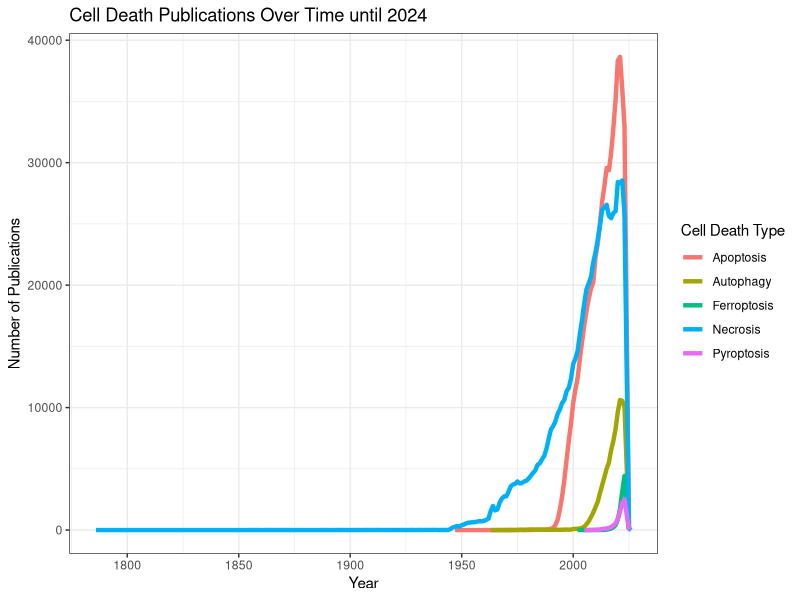
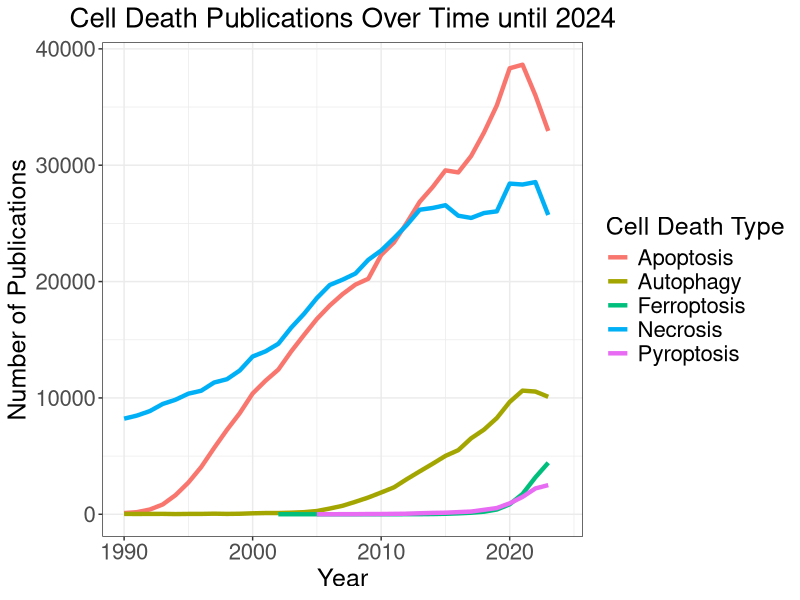
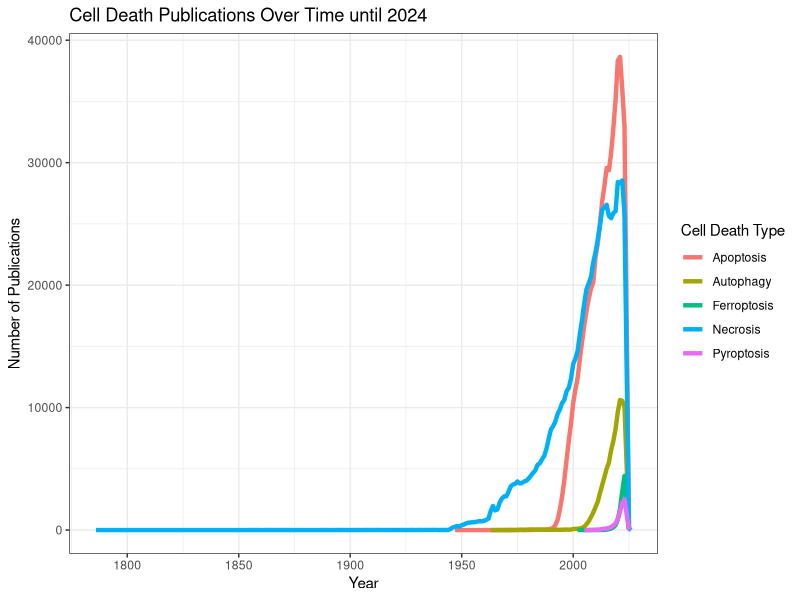
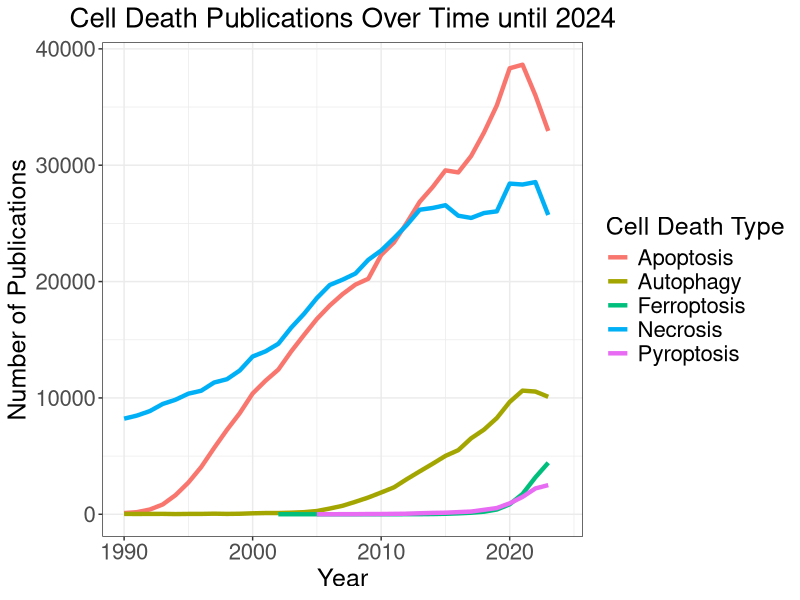

The R source for these figures, in order:
library(ggplot2)

apoptosis <- read.csv("../data/apoptosis_results.csv", header = TRUE, sep = ",")
pyroptosis <- read.csv("../data/pyroptosis_results.csv", header = TRUE, sep = ",")
necrosis <- read.csv("../data/necrosis_results.csv", header = TRUE, sep = ",")
ferroptosis <- read.csv("../data/ferroptosis_results.csv", header = TRUE, sep = ",")
autophagy <- read.csv("../data/autophagy_results.csv", header = TRUE, sep = ",")

apoptosis$label <- "Apoptosis"
pyroptosis$label <- "Pyroptosis"
necrosis$label <- "Necrosis"
ferroptosis$label <- "Ferroptosis"
autophagy$label <- "Autophagy"

# create output directory
outdir <- file.path("..","figures")

# create output directory if it doesn't exist
if(!dir.exists(outdir)) dir.create(outdir)

# remove the first row of each data frame
apoptosis <- apoptosis[-1,]
pyroptosis <- pyroptosis[-1,]
necrosis <- necrosis[-1,]
ferroptosis <- ferroptosis[-1,]
autophagy <- autophagy[-1,]

# make the row names a column
apoptosis$year <- rownames(apoptosis)
pyroptosis$year <- rownames(pyroptosis)
necrosis$year <- rownames(necrosis)
ferroptosis$year <- rownames(ferroptosis)
autophagy$year <- rownames(autophagy)

# # removve the row names
rownames(apoptosis) <- NULL
rownames(pyroptosis) <- NULL
rownames(necrosis) <- NULL
rownames(ferroptosis) <- NULL
rownames(autophagy) <- NULL

# # rename the columns
colnames(apoptosis) <- c("count", "label", "year")
colnames(pyroptosis) <- c("count", "label", "year")
colnames(necrosis) <- c("count", "label", "year")
colnames(ferroptosis) <- c("count", "label", "year")
colnames(autophagy) <- c("count", "label", "year")

# # combine the data frames
df <- rbind(apoptosis, pyroptosis, necrosis, ferroptosis, autophagy)
# sort the data frame by year
# make the year a integer
df$year <- as.integer(df$year)
# make the count a integer
df$count <- as.integer(df$count)

# remove 2024 data
df <- df[df$year != 2024,]

head(df)

width <- 10
height <- 5
# set the size of the plot
options(repr.plot.width = width, repr.plot.height = height)
# plot
plot <- (
    ggplot(
        data = df,
        aes(
            x = year,
            y = count,
            color = label
        )
    )
    + geom_path(
        size = 1.5
    )
    + theme_bw()
    # make the legend title different
    + labs(
        color = "Cell Death Type",
        x = "Year",
        y = "Number of Publications",
        title = "Cell Death Publications Over Time until 2024"
    )
)
# save the plot
ggsave(
    filename = "../figures/cell_death_over_time.png",
    plot = plot,
    width = width,
    height = height,
    units = "in",
    dpi = 600
)
plot

# remove all points before 1950
df <- df[df$year >= 1990,]

width <- 10
height <- 5
# set the size of the plot
options(repr.plot.width = width, repr.plot.height = height)
# plot
plot <- (
    ggplot(
        data = df,
        aes(
            x = year,
            y = count,
            color = label
        )
    )
    + geom_path(
        size = 1.5
    )
    + theme_bw()
    # make the legend title different
    + labs(
        color = "Cell Death Type",
        x = "Year",
        y = "Number of Publications",
        title = "Cell Death Publications Over Time until 2024"
    )
    + xlim(min(df$year), 2024)
    # center title
    + theme(
        plot.title = element_text(
            size = 20,
            hjust = 0.5
        )
        # x axis text
        , axis.text.x = element_text(
            size = 16
        )
        # y axis text
        , axis.text.y = element_text(
            size = 16
        )
        # x axis title
        , axis.title.x = element_text(
            size = 18
        )
        # y axis title
        , axis.title.y = element_text(
            size = 18
        )
    )
    # legend text
    + theme(
        legend.text = element_text(
            size = 16
        )
    )
    # legend title
    + theme(
        legend.title = element_text(
            size = 18
        )
    )
)
# save the plot
ggsave(
    filename = "../figures/cell_death_over_time_1990.png",
    plot = plot,
    width = width,
    height = height,
    units = "in",
    dpi = 600
)
plot
